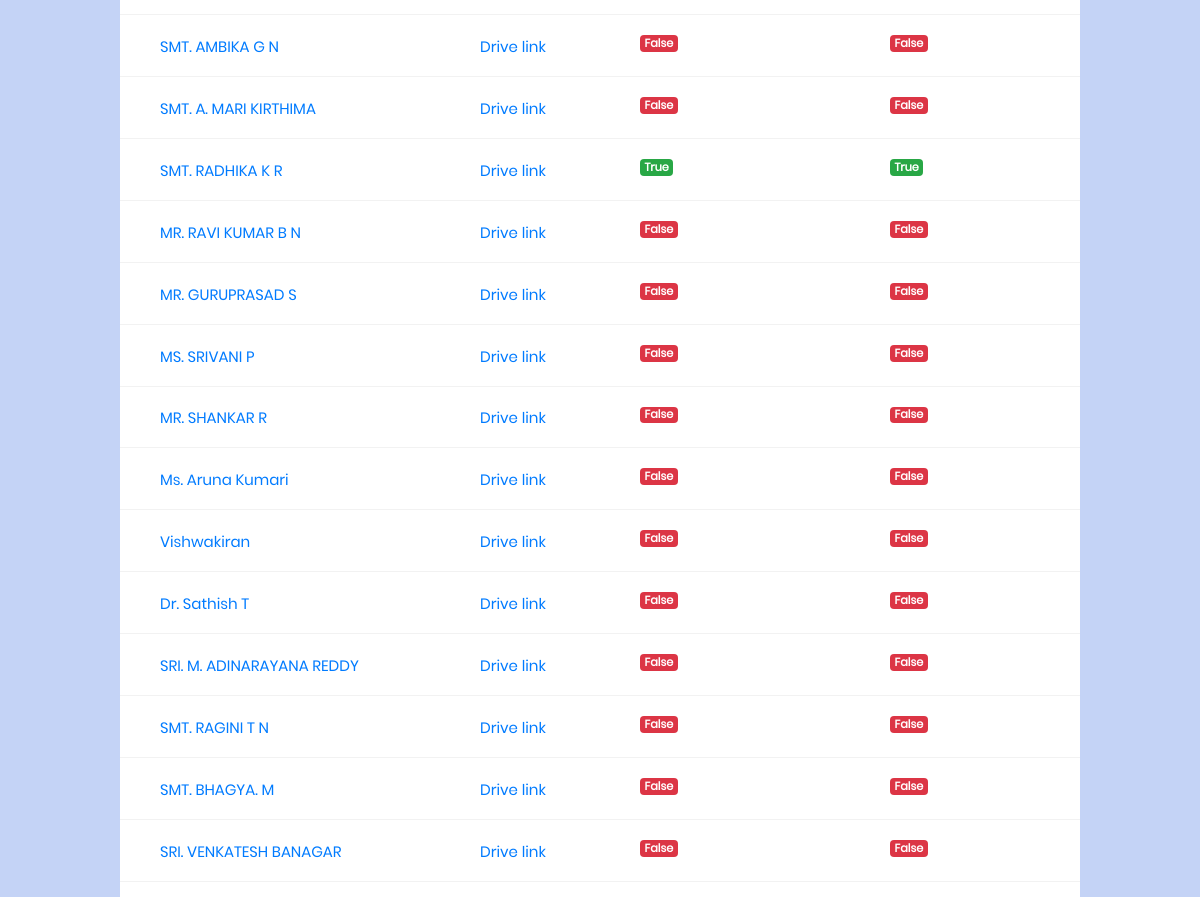
/hod_display/ (signed in, middle part), run on an earlier commit of the app's database.
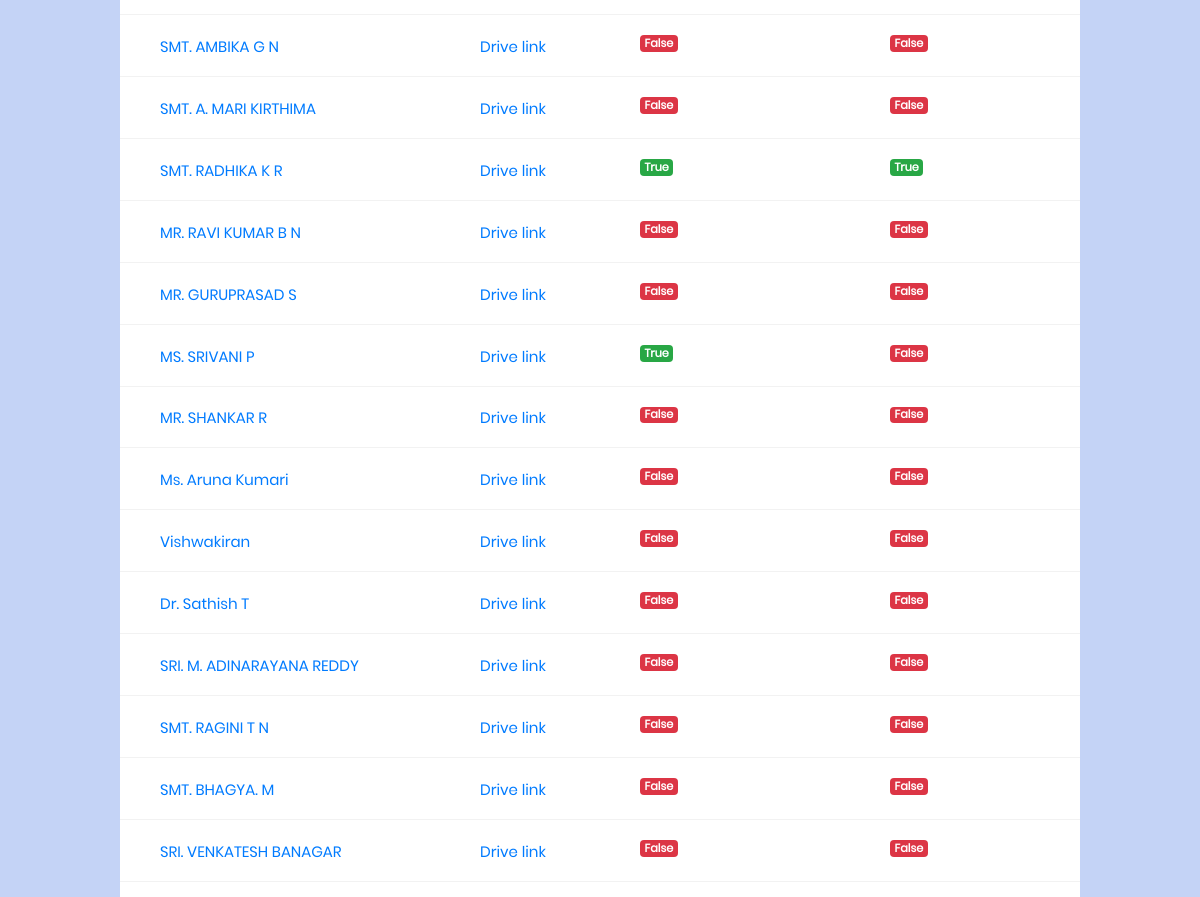
And on a later commit of the database.
### facform1/models.py (models this page shows, shortened)
class User(AbstractUser):
	phone = models.BigIntegerField(null=True)
	department = models.ForeignKey('Department', on_delete=models.CASCADE,null=True)
	designation = models.ForeignKey('Designation', on_delete=models.CASCADE,null=True)
	teach_status = models.BooleanField(default=False)
	hod_status = models.BooleanField(default=False)
	principal_status = models.BooleanField(default=False)
	doc_link = models.CharField(max_length=2000, blank=True, null=True)
	info = models.CharField(max_length=20, blank=True, null=True)

### facform1/views.py (the view)
# urls.py: url(r'^hod_display/', views.hod_display,name="hod_display"),
def hod_display(request):
	user = request.user
	pk = request.user.pk
	hod_dept = user.department
	hod_desg = user.designation
	c1 = User.objects.filter(department=hod_dept).filter(designation__pk=11)
	c2 = User.objects.filter(department=hod_dept).filter(designation__pk=9)
	c3 = User.objects.filter(department=hod_dept).filter(designation__pk=10)
	c4 = list(chain(c2,c3))
	context = {'name':c1,'name1':c4 ,'hod_dept':hod_dept}
	return render(request,'hod_display.html',context=context)

### facform1/models.py (called while the page is built)
	def __str__(self):
		return self.name

### templates/hod_display.html (shortened to what this page needs)
<!DOCTYPE html>
{% load staticfiles %}
<html lang="en">
<head>
	<link rel="stylesheet" type="text/css" href="{% static "vendor/bootstrap/css/bootstrap.min.css" %}">
	<link rel="stylesheet" type="text/css" href="{% static "fonts/font-awesome-4.7.0/css/font-awesome.min.css" %}">
	<link rel="stylesheet" type="text/css" href="{% static "vendor/animate/animate.css" %}">
	<link rel="stylesheet" type="text/css" href="{% static "vendor/select2/select2.min.css" %}">
	<link rel="stylesheet" type="text/css" href="{% static "vendor/perfect-scrollbar/perfect-scrollbar.css" %}">
	<link rel="stylesheet" type="text/css" href="{% static "css/util.css" %}">
	<link rel="stylesheet" type="text/css" href="{% static "css/main1.css" %}">
</head>
<body style="background:#c3d1f8">
	<div style="margin-top:5%;" class="limiter">
		<div class="container-table100">
			<div class="wrap-table100">
					<div class="table">
            {% for info in name %}
						<div class="row">
							<div class="cell" data-title="Faculty Name">
								  <a {% if info.hod_status == False %} href="/hod_teacher_display/{{info.pk}}" {% else %} href="#" {% endif %}>{{info.first_name}}</a>
							</div>
							<div class="cell" data-title="Documents">
								<a href="{{info.doc_link}}">Drive link</a>
							</div>
							<div class="cell" data-title="f-sub">
                {% if info.teach_status %}
								  <span class="badge badge-success pull-left">{{info.teach_status}}</span>
                {% else %}
                  <span class="badge badge-danger pull-left">{{info.teach_status}}</span>
                {% endif %}
							</div>
							<div class="cell" data-title="hod-review">
                {% if info.hod_status %}
								  <span class="badge badge-success pull-left">{{info.hod_status}}</span>
                {% else %}
                  <span class="badge badge-danger pull-left">{{info.hod_status}}</span>
                {% endif %}
							</div>
						</div>
            {% endfor %}
					</div>
			</div>
		</div>
	</div>
</body>
</html>

What changed in the data, as far as the page shows it:
changed User "MS. SRIVANI P": teach_status "False" → "True"
